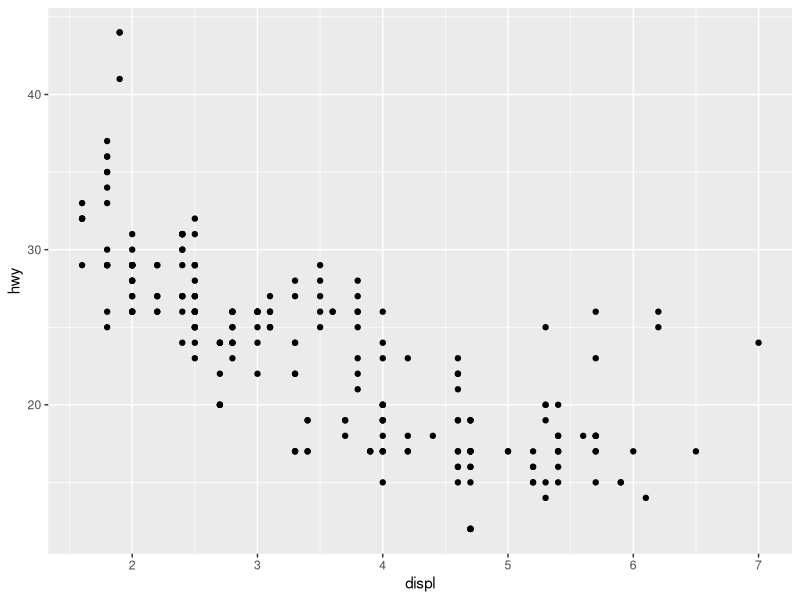
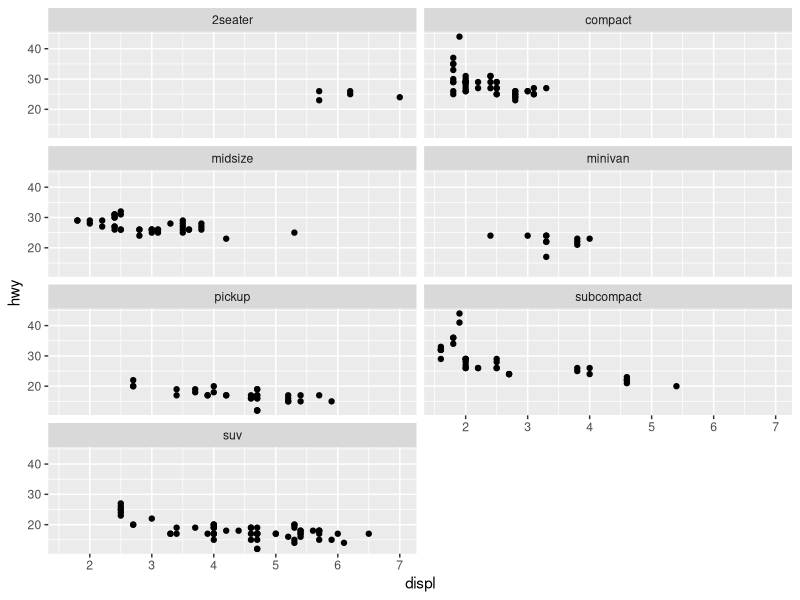
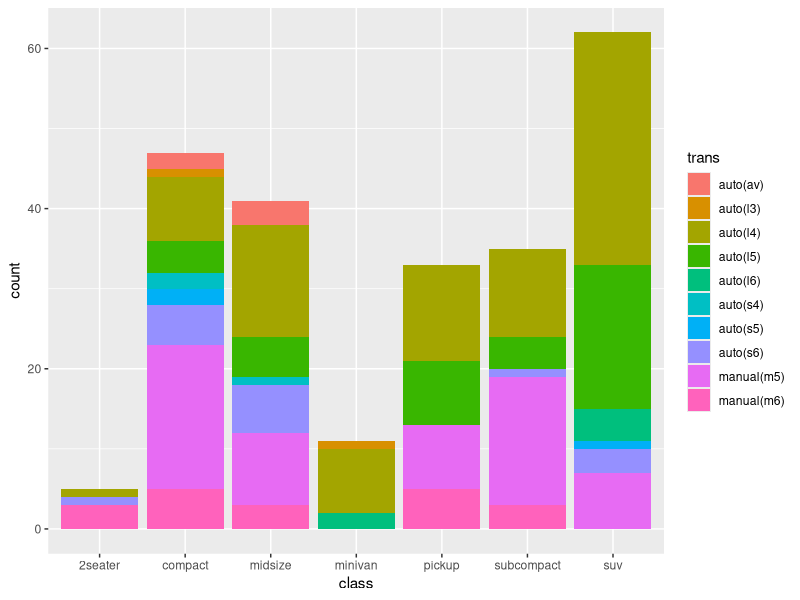
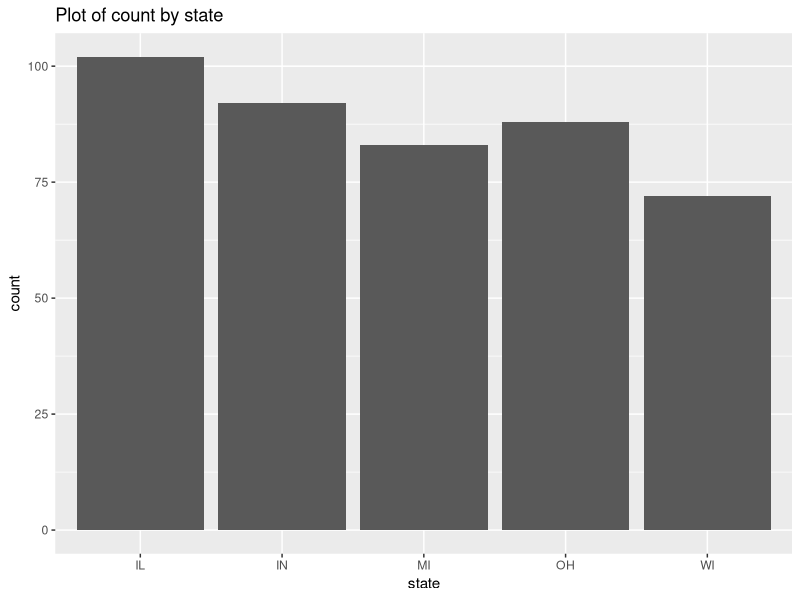

The R script that drew these images, in order:
## ---- chunk 1
knitr::opts_chunk$set(echo = TRUE, error = TRUE, eval = TRUE)
## ---- chunk 2
if (!require('ggplot2')) install.packages('ggplot2'); library('ggplot2') 
## ---- chunk 3
scores <- c(82.0, 31.2, 98.2, 19.4, 72.6)
## ---- chunk 4
min(scores)
## ---- chunk 5
generation <- 4^2
print(generation)
## ---- chunk 6
nine <- sqrt(81)
print(nine)
## ---- chunk 7
piano <- "mozart"
## ---- chunk 8

#Data, Mapping, and Geom 

## ---- chunk 9
View(presidential)
## ---- chunk 10
matrix(1:12, byrow= FALSE, nrow=4)
## ---- chunk 11
mpg_plot <- ggplot(data=mpg, aes(x= displ, y= hwy))
## ---- chunk 12
mpg_plot+
  geom_point()
## ---- chunk 13
mpg_plot +
  geom_point()+
  facet_wrap(~class, nrow=4)
## ---- chunk 14
dim(presidential)
## ---- chunk 15
unique(presidential$party)
## ---- chunk 16
ggplot(data=mpg, aes(x=class, fill= trans))+
  geom_bar()
## ---- chunk 17
midwest_plot <- ggplot(data=midwest,aes(x= state))
## ---- chunk 18
midwest_plot +
  geom_bar()+
  ggtitle("Plot of count by state")+
  xlab("state")+
  ylab("count")
## ---- chunk 19
colnames(diamonds[,7])
## ---- chunk 20
dim(midwest)
## ---- chunk 21
summary(mpg)
str(mpg)
